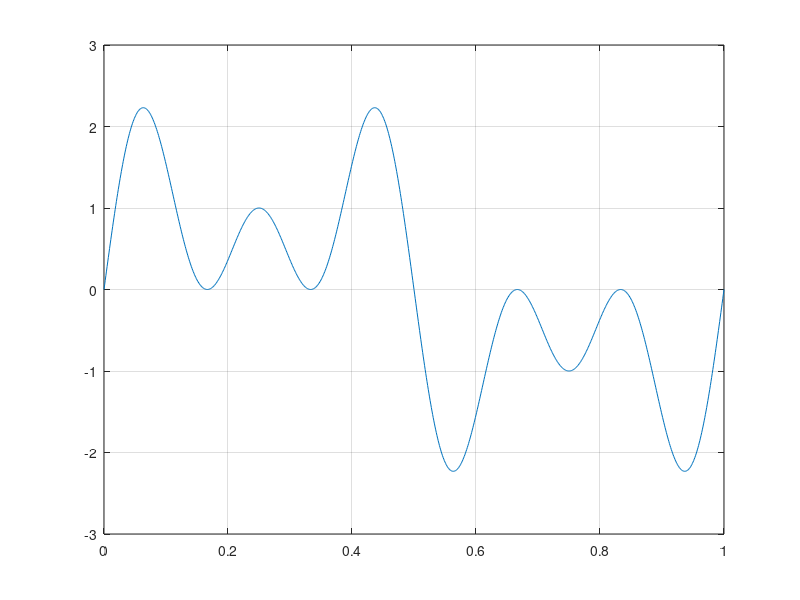

MATLAB code for this plot:
clear;
clc;
n = input ('Insert the value of odd n:');
t = 0:.001:1;
sum = 0;
for f = 1:2:n
    w = sin (2 * pi * f * t);
    sum = sum + w;
end
subplot(1,1,1)
plot(t,sum)
grid on;